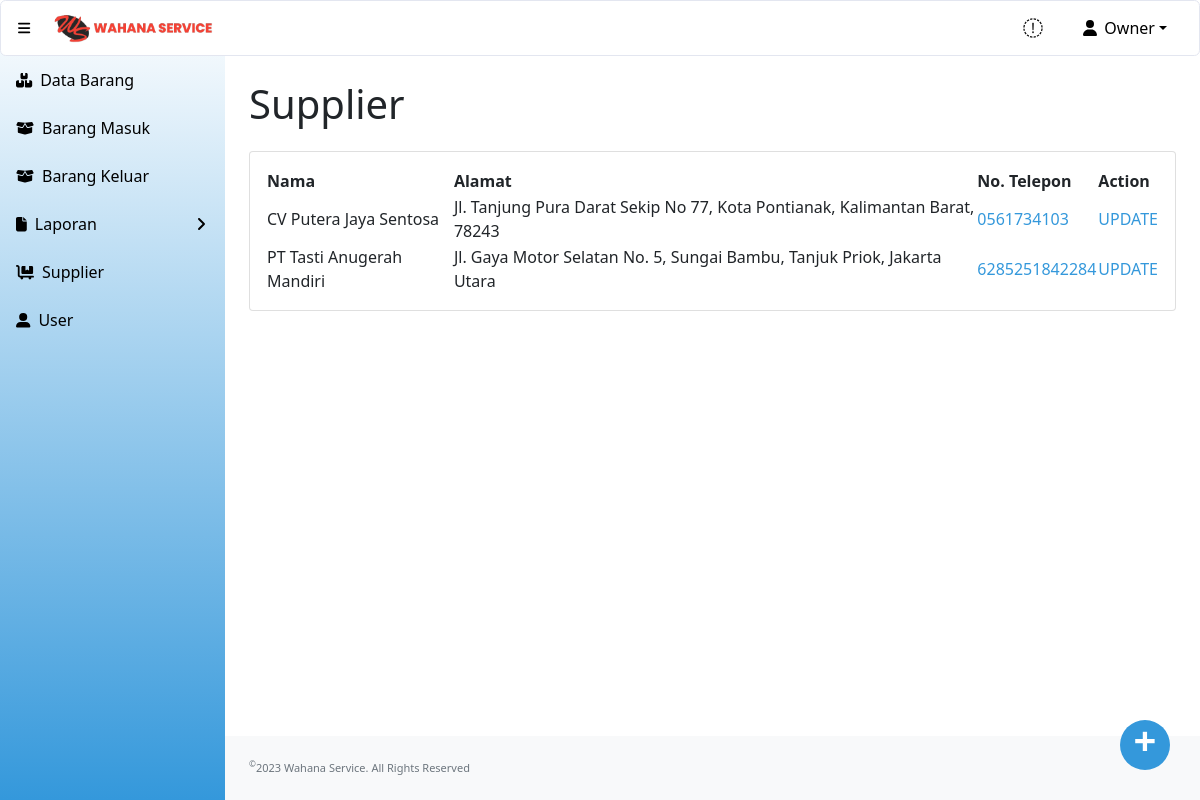
The page /supplier.php (signed in) on the database its author committed.
### tables this page shows
CREATE TABLE `supplier` (
  `id_supplier` int(11) NOT NULL,
  `nama_supplier` varchar(120) NOT NULL,
  `alamat` varchar(300) NOT NULL,
  `no_telp` varchar(20) NOT NULL
);

### supplier.php (the view, shortened to what this page needs)
<?php
include "conn.php";
?>
<!DOCTYPE html>
<html lang="en">
    <head>
        <link href="https://cdn.jsdelivr.net/npm/simple-datatables@latest/dist/style.css" rel="stylesheet" />
        <link href="css/styles.css" rel="stylesheet" />
    </head>
    <body class="sb-nav-fixed">
    <?php include "head.php"; ?>
        <div id="layoutSidenav">
        <?php include "menu.php"; ?>
            </div>
            <div id="layoutSidenav_content">
                <main>
                    <div class="container-fluid px-4">
                        <h1 class="mt-4" style="padding-bottom:15px";>Supplier</h1>
                        <div class="card mb-4">
                            <div class="card-body">
                                <div class="table-responsive">
                                    <table id="datatablesSimple">
                                        <thead>
                                            <tr>
                                                <th>Nama</th>
                                                <th>Alamat</th>
                                                <th>No. Telepon</th>
                                                <?php if($_SESSION['level'] == "owner"){?>
                                                <th>Action</th>
                                                <?php } ?>
                                            </tr>
                                        </thead>
                                        <tbody>
                                            <?php
                                                $sSQL="select * from supplier order  by id_supplier";
                                                $result=mysqli_query($koneksi, $sSQL);
                                                if (mysqli_num_rows($result) > 0)
                                                {
                                                    while ($row=mysqli_fetch_assoc($result))
                                                    {
                                                        $ID = $row['id_supplier'];
                                                        $nama = $row['nama_supplier'];
                                                        $alamat = $row['alamat'];
                                                        $no_telp= $row['no_telp'];
                                                        $link = "https://wa.me/" . str_replace(" ", "", $no_telp);
                                            ?>
                                                <tr>
                                                    <td><?php echo $nama;?></td>
                                                    <td><?php echo $alamat;?></td>
                                                    <td><?php echo"<a href='$link' target='_blank' class='action'> $no_telp</a>"?></td>
                                                    <?php if($_SESSION['level'] == "owner"){?>
                                                    <td><?php echo "<a href='update_supplier.php?id_supplier=$ID' class='action'>UPDATE</a>"; ?> </td>
                                                    <?php } ?>
                                                </tr>
                                            <?php
                                                    }
                                                }
                                            ?>
                                        </tbody>
                                    </table>
                                </div>
                            </div>
                        </div>
                    </div>
                    <a href="add_supplier.php" class="act-btn">
                        +
                    </a>
                </main>
                <footer class="py-4 bg-light mt-auto">
                    <div class="container-fluid px-4">
                        <div class="d-flex align-items-center justify-content-between small">
                            <div class="text-muted"><sup>&copy;</sup>2023 Wahana Service. All Rights Reserved</div>
                        </div>
                    </div>
                </footer>
            </div>
    </body>
</html>

### rows shown on the page
supplier: nama_supplier "CV Putera Jaya Sentosa", alamat "Jl. Tanjung Pura Darat Sekip No 77, Kota Pontianak, Kalimantan Barat, 78243", no_telp "0561734103"
supplier: nama_supplier "PT Tasti Anugerah Mandiri", alamat "Jl. Gaya Motor Selatan No. 5, Sungai Bambu, Tanjuk Priok, Jakarta Utara", no_telp "6285251842284"

### other values the page prints
$_SESSION['fullname'] "Owner"
